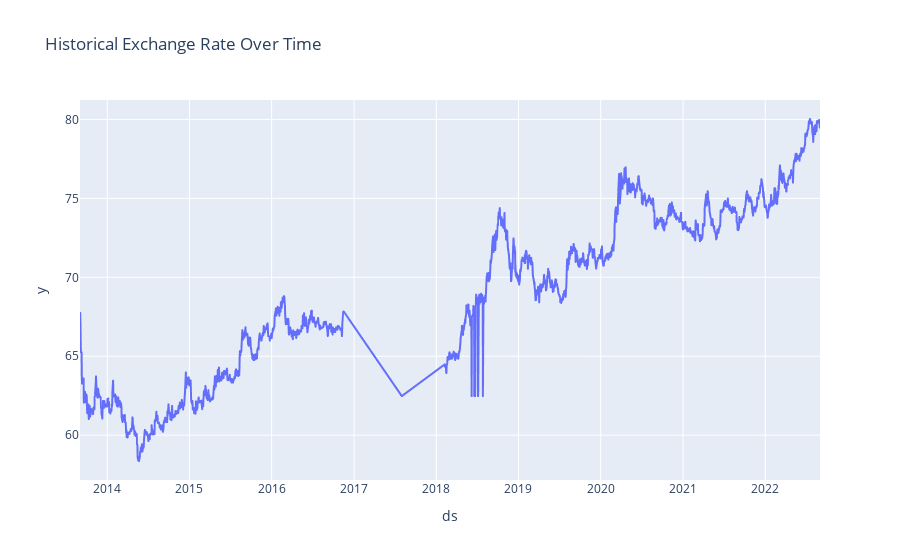

The notebook cell saved with this chart:
### Code cell
df = df.sort_values(by=['ds'])
fig = px.line(df, x="ds", y="y", title='Historical Exchange Rate Over Time')
fig.show()

### Figure 1 — Plotly figure (JSON) as saved in the notebook; plotly's stock layout.template omitted (floating-point values rounded to 4 significant figures; data arrays with more than 128 entries replaced by an {"elided": "..."} marker saying what was removed)
{"data": [{"hovertemplate": "ds=%{x}<br>y=%{y}<extra></extra>", "legendgroup": "", "line": {"color": "#636efa", "dash": "solid"}, "mode": "lines", "name": "", "showlegend": false, "type": "scattergl", "x": {"elided": "2025 str values"}, "xaxis": "x", "y": {"elided": "2025 float values"}, "yaxis": "y"}], "layout": {"autosize": true, "legend": {"tracegroupgap": 0}, "title": {"text": "Historical Exchange Rate Over Time"}, "xaxis": {"anchor": "y", "autorange": true, "domain": [0, 1], "range": ["2013-09-02", "2022-09-01"], "title": {"text": "ds"}, "type": "date"}, "yaxis": {"anchor": "x", "autorange": true, "domain": [0, 1], "range": [57.16, 81.23], "title": {"text": "y"}, "type": "linear"}}}
